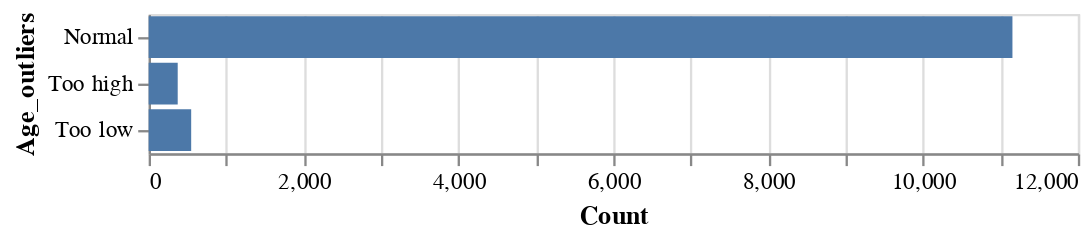

The code cell stored with this chart in its notebook:
### Code cell
data = train.groupby('Age_outliers')['Age'].count().reset_index()
alt.Chart(data).mark_bar().encode(
    alt.X('Age', axis=alt.Axis(title='Count')),
    y='Age_outliers'
)

### Figure 1 — Vega-Lite specification as saved in the notebook (floating-point values rounded to 4 significant figures)
{"config": {"view": {"continuousWidth": 400, "continuousHeight": 300}}, "data": {"name": "data-296bdc9c3a8042f6034c9b46dd1a0d99"}, "mark": "bar", "encoding": {"x": {"type": "quantitative", "axis": {"title": "Count"}, "field": "Age"}, "y": {"type": "nominal", "field": "Age_outliers"}}, "$schema": "https://vega.github.io/schema/vega-lite/v4.8.1.json", "datasets": {"data-296bdc9c3a8042f6034c9b46dd1a0d99": [{"Age_outliers": "Normal", "Age": 11155}, {"Age_outliers": "Too high", "Age": 375}, {"Age_outliers": "Too low", "Age": 549}]}}
